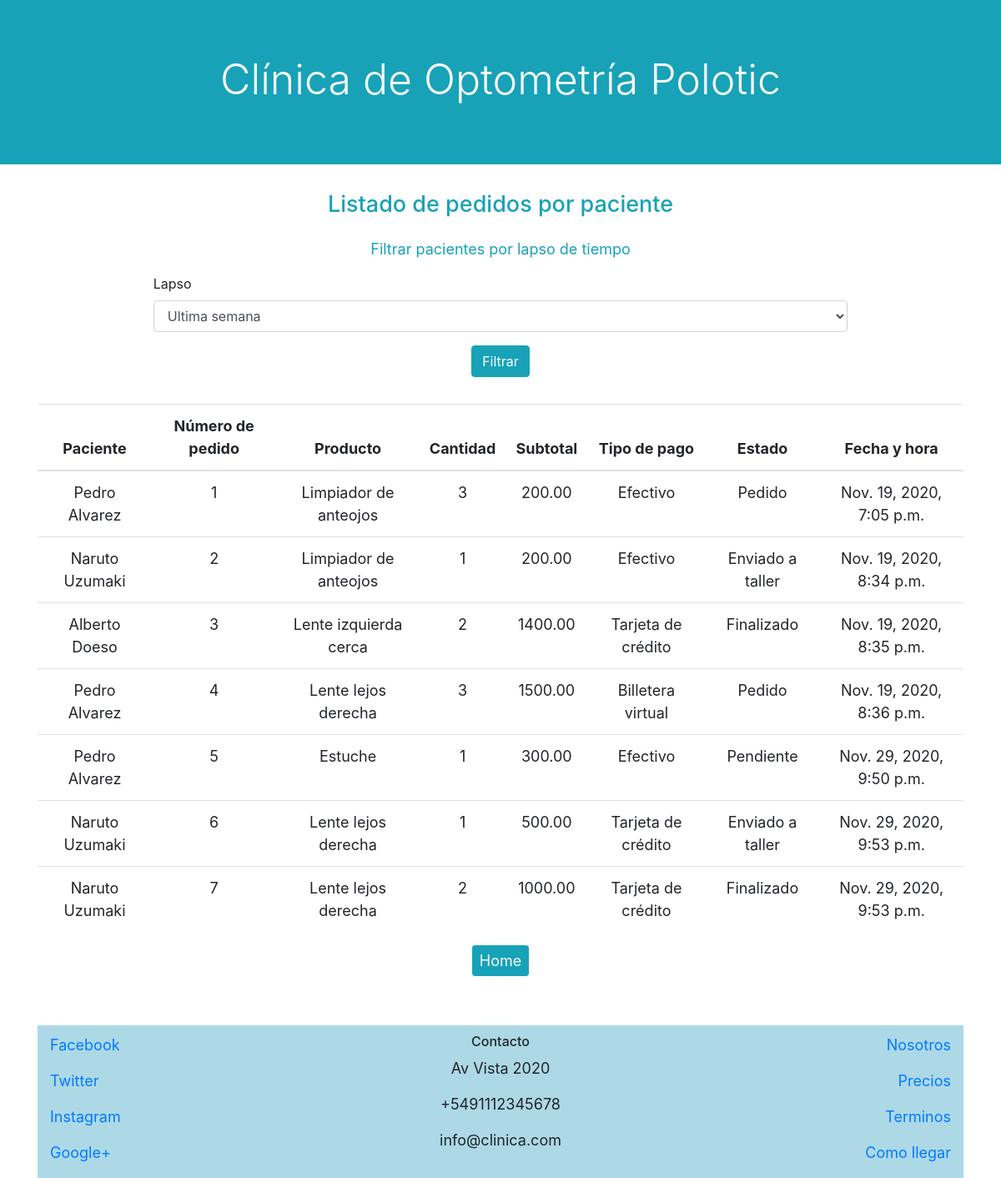
The page /pedidos (signed in) on the database its author committed.
### clinica/models.py (models this page shows, shortened)
class Pedido(models.Model):
    vendedor = models.ForeignKey(Vendedor, on_delete=models.RESTRICT, related_name="vendedor_pedido")
    paciente = models.ForeignKey(Paciente, on_delete=models.RESTRICT, related_name="paciente_producto")
    producto = models.ForeignKey(Producto, on_delete=models.RESTRICT, related_name="producto_pedido")
    cantidad = models.IntegerField()
    subtotal = models.DecimalField(decimal_places=2, max_digits=10)
    tipo_de_pago = models.ForeignKey(FormaDePago, on_delete=models.RESTRICT, related_name="forma_de_pago")
    estado = models.ForeignKey(EstadoPedido, on_delete=models.RESTRICT, related_name="estado_de_pedido", default='1')
    fecha_y_hora = models.DateTimeField(auto_now_add = True)

class Paciente(models.Model):
    nombre = models.CharField(max_length=64)
    apellido = models.CharField(max_length=64)
    medico = models.ForeignKey(Medico, on_delete=models.RESTRICT, related_name="medico_asignado")
    def __str__(self):
        return f"{self.nombre} {self.apellido}"

class Producto(models.Model):
    nombre_producto = models.CharField(max_length=64)
    precio = models.DecimalField(decimal_places=2, max_digits=5)
    lejos_cerca = models.ForeignKey(LejosCerca, on_delete=models.RESTRICT, related_name="lejos_o_cerca")
    izquierda_derecha = models.ForeignKey(IzquierdaDerecha, on_delete=models.RESTRICT, related_name="izquierda_o_derecha")
    armazon = models.ForeignKey(Armazon, on_delete=models.RESTRICT, related_name="incluye_armazon")

class FormaDePago(models.Model):
    nombre = models.CharField(max_length=64)
    def __str__(self):
        return f"{self.nombre}"

class EstadoPedido(models.Model):
    nombre = models.CharField(max_length=64)
    def __str__(self):
        return f"{self.nombre}"

### clinica/views.py (the view, shortened to what this page needs)
# urls.py: path("pedidos", views.pedidos, name = "pedidos"),
def pedidos(request):
    ahora = datetime.now()
    pedidos= Pedido.objects.all()
    return render(request,"clinica/pedidos.html", {
        "titulo": "Listado de pedidos por paciente",
        "pedidos": pedidos,
        "form": FormFiltroSemanaMes
        })

### clinica/templates/clinica/pedidos.html (shortened to what this page needs)
{% extends "clinica/layout.html" %}
{% block body %}
<h4 class = "text-info text-center pb-3">{{titulo}}</h4>
{% if request.user.is_gerencia %}
<div class="container d-flex flex-column align-items-center">
<p class="text-info">Filtrar pacientes por lapso de tiempo</p>
<form  class = "w-75 form-group " method="post">
    {% for field in form %}
    <div>
      <label for="{{ field.name }}">{{ field.label }}</label>
      {{ field }}
    </div>
    {% endfor %}
   <div class="d-flex align-items-center">
    <input class="btn btn-info mt-3 mx-auto" value="Filtrar" type="submit">
    </div>
</form>
{% endif %}
<div class="table-responsive mt-3">
  <table class="table" id ="tabla">
    <thead>
    <tr>
      <th class="text-center" scope="col">Paciente</th>
      <th class="text-center" scope="col">Número de pedido</th>
      <th class="text-center" scope="col">Producto</th>
      <th class="text-center" scope="col">Cantidad</th>
      <th class="text-center" scope="col">Subtotal</th>
      <th class="text-center" scope="col">Tipo de pago</th>
      <th class="text-center" scope="col">Estado</th>
      <th class="text-center" scope="col">Fecha y hora</th>
    </tr>
  </thead>
  <tbody>
{% for pedido in pedidos %}
<tr>
 <td class="text-center">{{pedido.paciente}}</td> <td class="text-center"> {{pedido.id}}</td> <td class="text-center"> {{pedido.producto.nombre_producto}}</td> <td class="text-center"> {{pedido.cantidad}}</td> <td class="text-center"> {{pedido.subtotal}}</td>
 <td class="text-center">{{pedido.tipo_de_pago}}</td> <td class="text-center"> {{pedido.estado}}</td> <td class="text-center"> {{pedido.fecha_y_hora}}</td>
</tr>
{% endfor %}
</table>
<div class="d-flex align-items-center">
<a class="btn btn-info text-light btn-sm mb-3 mx-auto" href="{% url 'usuarios:index' %}">Home</a>
</div>
</div>
{% endblock %}

### clinica/static/css/style.css (style rules this page uses)
@media screen and (min-width: 770px) { a, p, li, td, th { font-size: 18px !important } }
@media screen and (min-width: 770px) { h4 { font-size: 27px !important; } }

### rows shown on the page
Pedido: paciente "Pedro Alvarez", id "1", producto.nombre_producto "Limpiador de anteojos", cantidad "3", subtotal "200.00", tipo_de_pago "Efectivo", estado "Pedido", fecha_y_hora "Nov. 19, 2020, 7:05 p.m."
Pedido: paciente "Naruto Uzumaki", id "2", producto.nombre_producto "Limpiador de anteojos", cantidad "1", subtotal "200.00", tipo_de_pago "Efectivo", estado "Enviado a taller", fecha_y_hora "Nov. 19, 2020, 8:34 p.m."
Pedido: paciente "Alberto Doeso", id "3", producto.nombre_producto "Lente izquierda cerca", cantidad "2", subtotal "1400.00", tipo_de_pago "Tarjeta de crédito", estado "Finalizado", fecha_y_hora "Nov. 19, 2020, 8:35 p.m."
Pedido: paciente "Pedro Alvarez", id "4", producto.nombre_producto "Lente lejos derecha", cantidad "3", subtotal "1500.00", tipo_de_pago "Billetera virtual", estado "Pedido", fecha_y_hora "Nov. 19, 2020, 8:36 p.m."
Pedido: paciente "Pedro Alvarez", id "5", producto.nombre_producto "Estuche", cantidad "1", subtotal "300.00", tipo_de_pago "Efectivo", estado "Pendiente", fecha_y_hora "Nov. 29, 2020, 9:50 p.m."
Pedido: paciente "Naruto Uzumaki", id "6", producto.nombre_producto "Lente lejos derecha", cantidad "1", subtotal "500.00", tipo_de_pago "Tarjeta de crédito", estado "Enviado a taller", fecha_y_hora "Nov. 29, 2020, 9:53 p.m."
Pedido: paciente "Naruto Uzumaki", id "7", producto.nombre_producto "Lente lejos derecha", cantidad "2", subtotal "1000.00", tipo_de_pago "Tarjeta de crédito", estado "Finalizado", fecha_y_hora "Nov. 29, 2020, 9:53 p.m."

### other values the page prints
{{ titulo }} "Listado de pedidos por paciente"
{{ field.label }} "Lapso"
